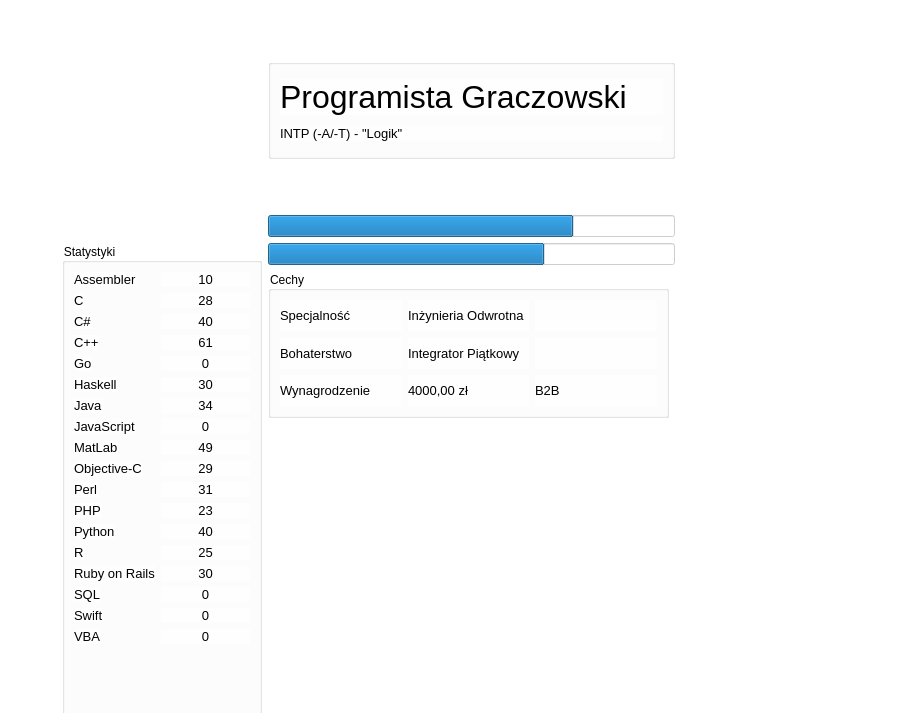
<?xml version="1.0" encoding="UTF-8"?>
<ui version="4.0">
 <class>FormCharacter</class>
 <widget class="QWidget" name="FormCharacter">
  <property name="geometry">
   <rect>
    <x>0</x>
    <y>0</y>
    <width>900</width>
    <height>713</height>
   </rect>
  </property>
  <property name="sizePolicy">
   <sizepolicy hsizetype="Expanding" vsizetype="Expanding">
    <horstretch>0</horstretch>
    <verstretch>0</verstretch>
   </sizepolicy>
  </property>
  <property name="windowTitle">
   <string>Form</string>
  </property>
  <property name="styleSheet">
   <string notr="true">background-color: rgba(255, 255, 255, 170);</string>
  </property>
  <widget class="QWidget" name="gridLayoutWidget">
   <property name="geometry">
    <rect>
     <x>62</x>
     <y>9</y>
     <width>613</width>
     <height>716</height>
    </rect>
   </property>
   <layout class="QGridLayout" name="gridLayout_3">
    <item row="0" column="1" colspan="4">
     <widget class="QGroupBox" name="groupBox">
      <property name="maximumSize">
       <size>
        <width>16777215</width>
        <height>100</height>
       </size>
      </property>
      <property name="title">
       <string/>
      </property>
      <layout class="QVBoxLayout" name="verticalLayout">
       <item>
        <widget class="QLabel" name="name">
         <property name="sizePolicy">
          <sizepolicy hsizetype="Preferred" vsizetype="Fixed">
           <horstretch>0</horstretch>
           <verstretch>0</verstretch>
          </sizepolicy>
         </property>
         <property name="font">
          <font>
           <pointsize>24</pointsize>
          </font>
         </property>
         <property name="text">
          <string>Programista Graczowski</string>
         </property>
        </widget>
       </item>
       <item>
        <widget class="QLabel" name="character">
         <property name="sizePolicy">
          <sizepolicy hsizetype="Preferred" vsizetype="Fixed">
           <horstretch>0</horstretch>
           <verstretch>0</verstretch>
          </sizepolicy>
         </property>
         <property name="font">
          <font>
           <pointsize>10</pointsize>
          </font>
         </property>
         <property name="text">
          <string>INTP (-A/-T) - &quot;Logik&quot;</string>
         </property>
        </widget>
       </item>
      </layout>
     </widget>
    </item>
    <item row="0" column="0">
     <widget class="QLabel" name="avatar">
      <property name="minimumSize">
       <size>
        <width>200</width>
        <height>200</height>
       </size>
      </property>
      <property name="maximumSize">
       <size>
        <width>200</width>
        <height>200</height>
       </size>
      </property>
      <property name="text">
       <string/>
      </property>
      <property name="pixmap">
       <pixmap resource="resources.qrc">:/images/646.jpg</pixmap>
      </property>
     </widget>
    </item>
    <item row="5" column="1" colspan="3">
     <widget class="QGroupBox" name="groupBox_3">
      <property name="title">
       <string>Cechy</string>
      </property>
      <layout class="QGridLayout" name="gridLayout">
       <item row="0" column="2">
        <widget class="QLabel" name="label_40">
         <property name="font">
          <font>
           <pointsize>10</pointsize>
          </font>
         </property>
         <property name="text">
          <string>Inżynieria Odwrotna</string>
         </property>
        </widget>
       </item>
       <item row="3" column="1">
        <widget class="QLabel" name="label_45">
         <property name="font">
          <font>
           <pointsize>10</pointsize>
          </font>
         </property>
         <property name="text">
          <string>Wynagrodzenie</string>
         </property>
        </widget>
       </item>
       <item row="3" column="2">
        <widget class="QLabel" name="label_46">
         <property name="font">
          <font>
           <pointsize>10</pointsize>
           <weight>50</weight>
           <bold>false</bold>
          </font>
         </property>
         <property name="text">
          <string>4000,00 zł</string>
         </property>
        </widget>
       </item>
       <item row="3" column="3">
        <widget class="QLabel" name="label_47">
         <property name="maximumSize">
          <size>
           <width>164</width>
           <height>32</height>
          </size>
         </property>
         <property name="font">
          <font>
           <pointsize>10</pointsize>
          </font>
         </property>
         <property name="text">
          <string>B2B</string>
         </property>
        </widget>
       </item>
       <item row="2" column="2">
        <widget class="QLabel" name="label_43">
         <property name="font">
          <font>
           <pointsize>10</pointsize>
          </font>
         </property>
         <property name="text">
          <string>Integrator Piątkowy</string>
         </property>
        </widget>
       </item>
       <item row="2" column="1">
        <widget class="QLabel" name="label_42">
         <property name="font">
          <font>
           <pointsize>10</pointsize>
          </font>
         </property>
         <property name="text">
          <string>Bohaterstwo</string>
         </property>
        </widget>
       </item>
       <item row="2" column="3">
        <widget class="QLabel" name="label_44">
         <property name="maximumSize">
          <size>
           <width>164</width>
           <height>32</height>
          </size>
         </property>
         <property name="text">
          <string/>
         </property>
         <property name="pixmap">
          <pixmap resource="resources.qrc">:/images/images/stars5.png</pixmap>
         </property>
         <property name="scaledContents">
          <bool>true</bool>
         </property>
        </widget>
       </item>
       <item row="0" column="3">
        <widget class="QLabel" name="label_41">
         <property name="maximumSize">
          <size>
           <width>164</width>
           <height>32</height>
          </size>
         </property>
         <property name="text">
          <string/>
         </property>
         <property name="pixmap">
          <pixmap resource="resources.qrc">:/images/images/stars3.png</pixmap>
         </property>
         <property name="scaledContents">
          <bool>true</bool>
         </property>
        </widget>
       </item>
       <item row="0" column="1">
        <widget class="QLabel" name="label_39">
         <property name="font">
          <font>
           <pointsize>10</pointsize>
          </font>
         </property>
         <property name="text">
          <string>Specjalność</string>
         </property>
        </widget>
       </item>
      </layout>
     </widget>
    </item>
    <item row="3" column="0">
     <spacer name="horizontalSpacer_2">
      <property name="orientation">
       <enum>Qt::Horizontal</enum>
      </property>
      <property name="sizeHint" stdset="0">
       <size>
        <width>40</width>
        <height>20</height>
       </size>
      </property>
     </spacer>
    </item>
    <item row="4" column="0" rowspan="4">
     <widget class="QGroupBox" name="groupBox_2">
      <property name="title">
       <string>Statystyki</string>
      </property>
      <layout class="QFormLayout" name="formLayout">
       <item row="0" column="0">
        <widget class="QLabel" name="label">
         <property name="font">
          <font>
           <pointsize>10</pointsize>
          </font>
         </property>
         <property name="text">
          <string>Assembler</string>
         </property>
        </widget>
       </item>
       <item row="0" column="1">
        <widget class="QLabel" name="label_20">
         <property name="font">
          <font>
           <pointsize>10</pointsize>
          </font>
         </property>
         <property name="text">
          <string>10</string>
         </property>
         <property name="alignment">
          <set>Qt::AlignCenter</set>
         </property>
        </widget>
       </item>
       <item row="1" column="0">
        <widget class="QLabel" name="label_3">
         <property name="font">
          <font>
           <pointsize>10</pointsize>
          </font>
         </property>
         <property name="text">
          <string>C</string>
         </property>
        </widget>
       </item>
       <item row="1" column="1">
        <widget class="QLabel" name="label_21">
         <property name="font">
          <font>
           <pointsize>10</pointsize>
          </font>
         </property>
         <property name="text">
          <string>28</string>
         </property>
         <property name="alignment">
          <set>Qt::AlignCenter</set>
         </property>
        </widget>
       </item>
       <item row="2" column="0">
        <widget class="QLabel" name="label_4">
         <property name="font">
          <font>
           <pointsize>10</pointsize>
          </font>
         </property>
         <property name="text">
          <string>C#</string>
         </property>
        </widget>
       </item>
       <item row="2" column="1">
        <widget class="QLabel" name="label_22">
         <property name="font">
          <font>
           <pointsize>10</pointsize>
          </font>
         </property>
         <property name="text">
          <string>40</string>
         </property>
         <property name="alignment">
          <set>Qt::AlignCenter</set>
         </property>
        </widget>
       </item>
       <item row="3" column="0">
        <widget class="QLabel" name="label_5">
         <property name="font">
          <font>
           <pointsize>10</pointsize>
          </font>
         </property>
         <property name="text">
          <string>C++</string>
         </property>
        </widget>
       </item>
       <item row="3" column="1">
        <widget class="QLabel" name="label_23">
         <property name="font">
          <font>
           <pointsize>10</pointsize>
          </font>
         </property>
         <property name="text">
          <string>61</string>
         </property>
         <property name="alignment">
          <set>Qt::AlignCenter</set>
         </property>
        </widget>
       </item>
       <item row="4" column="0">
        <widget class="QLabel" name="label_6">
         <property name="font">
          <font>
           <pointsize>10</pointsize>
          </font>
         </property>
         <property name="text">
          <string>Go</string>
         </property>
        </widget>
       </item>
       <item row="4" column="1">
        <widget class="QLabel" name="label_24">
         <property name="font">
          <font>
           <pointsize>10</pointsize>
          </font>
         </property>
         <property name="text">
          <string>0</string>
         </property>
         <property name="alignment">
          <set>Qt::AlignCenter</set>
         </property>
        </widget>
       </item>
       <item row="5" column="0">
        <widget class="QLabel" name="label_2">
         <property name="font">
          <font>
           <pointsize>10</pointsize>
          </font>
         </property>
         <property name="text">
          <string>Haskell</string>
         </property>
        </widget>
       </item>
       <item row="5" column="1">
        <widget class="QLabel" name="label_25">
         <property name="font">
          <font>
           <pointsize>10</pointsize>
          </font>
         </property>
         <property name="text">
          <string>30</string>
         </property>
         <property name="alignment">
          <set>Qt::AlignCenter</set>
         </property>
        </widget>
       </item>
       <item row="7" column="0">
        <widget class="QLabel" name="label_7">
         <property name="font">
          <font>
           <pointsize>10</pointsize>
          </font>
         </property>
         <property name="text">
          <string>Java</string>
         </property>
        </widget>
       </item>
       <item row="7" column="1">
        <widget class="QLabel" name="label_26">
         <property name="font">
          <font>
           <pointsize>10</pointsize>
          </font>
         </property>
         <property name="text">
          <string>34</string>
         </property>
         <property name="alignment">
          <set>Qt::AlignCenter</set>
         </property>
        </widget>
       </item>
       <item row="8" column="0">
        <widget class="QLabel" name="label_8">
         <property name="font">
          <font>
           <pointsize>10</pointsize>
          </font>
         </property>
         <property name="text">
          <string>JavaScript</string>
         </property>
        </widget>
       </item>
       <item row="8" column="1">
        <widget class="QLabel" name="label_27">
         <property name="font">
          <font>
           <pointsize>10</pointsize>
          </font>
         </property>
         <property name="text">
          <string>0</string>
         </property>
         <property name="alignment">
          <set>Qt::AlignCenter</set>
         </property>
        </widget>
       </item>
       <item row="9" column="0">
        <widget class="QLabel" name="label_9">
         <property name="font">
          <font>
           <pointsize>10</pointsize>
          </font>
         </property>
         <property name="text">
          <string>MatLab</string>
         </property>
        </widget>
       </item>
       <item row="9" column="1">
        <widget class="QLabel" name="label_28">
         <property name="font">
          <font>
           <pointsize>10</pointsize>
          </font>
         </property>
         <property name="text">
          <string>49</string>
         </property>
         <property name="alignment">
          <set>Qt::AlignCenter</set>
         </property>
        </widget>
       </item>
       <item row="10" column="0">
        <widget class="QLabel" name="label_10">
         <property name="font">
          <font>
           <pointsize>10</pointsize>
          </font>
         </property>
         <property name="text">
          <string>Objective-C</string>
         </property>
        </widget>
       </item>
       <item row="10" column="1">
        <widget class="QLabel" name="label_29">
         <property name="font">
          <font>
           <pointsize>10</pointsize>
          </font>
         </property>
         <property name="text">
          <string>29</string>
         </property>
         <property name="alignment">
          <set>Qt::AlignCenter</set>
         </property>
        </widget>
       </item>
       <item row="11" column="0">
        <widget class="QLabel" name="label_11">
         <property name="font">
          <font>
           <pointsize>10</pointsize>
          </font>
         </property>
         <property name="text">
          <string>Perl</string>
         </property>
        </widget>
       </item>
       <item row="11" column="1">
        <widget class="QLabel" name="label_30">
         <property name="font">
          <font>
           <pointsize>10</pointsize>
          </font>
         </property>
         <property name="text">
          <string>31</string>
         </property>
         <property name="alignment">
          <set>Qt::AlignCenter</set>
         </property>
        </widget>
       </item>
       <item row="12" column="0">
        <widget class="QLabel" name="label_12">
         <property name="font">
          <font>
           <pointsize>10</pointsize>
          </font>
         </property>
         <property name="text">
          <string>PHP</string>
         </property>
        </widget>
       </item>
       <item row="12" column="1">
        <widget class="QLabel" name="label_31">
         <property name="font">
          <font>
           <pointsize>10</pointsize>
          </font>
         </property>
         <property name="text">
          <string>23</string>
         </property>
         <property name="alignment">
          <set>Qt::AlignCenter</set>
         </property>
        </widget>
       </item>
       <item row="13" column="0">
        <widget class="QLabel" name="label_13">
         <property name="font">
          <font>
           <pointsize>10</pointsize>
          </font>
         </property>
         <property name="text">
          <string>Python</string>
         </property>
        </widget>
       </item>
       <item row="13" column="1">
        <widget class="QLabel" name="label_32">
         <property name="font">
          <font>
           <pointsize>10</pointsize>
          </font>
         </property>
         <property name="text">
          <string>40</string>
         </property>
         <property name="alignment">
          <set>Qt::AlignCenter</set>
         </property>
        </widget>
       </item>
       <item row="14" column="0">
        <widget class="QLabel" name="label_14">
         <property name="font">
          <font>
           <pointsize>10</pointsize>
          </font>
         </property>
         <property name="text">
          <string>R</string>
         </property>
        </widget>
       </item>
       <item row="14" column="1">
        <widget class="QLabel" name="label_33">
         <property name="font">
          <font>
           <pointsize>10</pointsize>
          </font>
         </property>
         <property name="text">
          <string>25</string>
         </property>
         <property name="alignment">
          <set>Qt::AlignCenter</set>
         </property>
        </widget>
       </item>
       <item row="15" column="0">
        <widget class="QLabel" name="label_15">
         <property name="font">
          <font>
           <pointsize>10</pointsize>
          </font>
         </property>
         <property name="text">
          <string>Ruby on Rails</string>
         </property>
        </widget>
       </item>
       <item row="15" column="1">
        <widget class="QLabel" name="label_34">
         <property name="font">
          <font>
           <pointsize>10</pointsize>
          </font>
         </property>
         <property name="text">
          <string>30</string>
         </property>
         <property name="alignment">
          <set>Qt::AlignCenter</set>
         </property>
        </widget>
       </item>
       <item row="16" column="0">
        <widget class="QLabel" name="label_19">
         <property name="font">
          <font>
           <pointsize>10</pointsize>
          </font>
         </property>
         <property name="text">
          <string>SQL</string>
         </property>
        </widget>
       </item>
       <item row="16" column="1">
        <widget class="QLabel" name="label_36">
         <property name="font">
          <font>
           <pointsize>10</pointsize>
          </font>
         </property>
         <property name="text">
          <string>0</string>
         </property>
         <property name="alignment">
          <set>Qt::AlignCenter</set>
         </property>
        </widget>
       </item>
       <item row="17" column="0">
        <widget class="QLabel" name="label_17">
         <property name="font">
          <font>
           <pointsize>10</pointsize>
          </font>
         </property>
         <property name="text">
          <string>Swift</string>
         </property>
        </widget>
       </item>
       <item row="17" column="1">
        <widget class="QLabel" name="label_37">
         <property name="font">
          <font>
           <pointsize>10</pointsize>
          </font>
         </property>
         <property name="text">
          <string>0</string>
         </property>
         <property name="alignment">
          <set>Qt::AlignCenter</set>
         </property>
        </widget>
       </item>
       <item row="19" column="0">
        <widget class="QLabel" name="label_18">
         <property name="font">
          <font>
           <pointsize>10</pointsize>
          </font>
         </property>
         <property name="text">
          <string>VBA</string>
         </property>
        </widget>
       </item>
       <item row="19" column="1">
        <widget class="QLabel" name="label_38">
         <property name="font">
          <font>
           <pointsize>10</pointsize>
          </font>
         </property>
         <property name="text">
          <string>0</string>
         </property>
         <property name="alignment">
          <set>Qt::AlignCenter</set>
         </property>
        </widget>
       </item>
      </layout>
     </widget>
    </item>
    <item row="3" column="1" colspan="4">
     <widget class="QProgressBar" name="condition">
      <property name="value">
       <number>75</number>
      </property>
      <property name="alignment">
       <set>Qt::AlignJustify|Qt::AlignVCenter</set>
      </property>
      <property name="format">
       <string/>
      </property>
     </widget>
    </item>
    <item row="13" column="1">
     <layout class="QVBoxLayout" name="verticalLayout_2"/>
    </item>
    <item row="4" column="1" colspan="4">
     <widget class="QProgressBar" name="moral">
      <property name="styleSheet">
       <string notr="true">QProgressBar::chunk {
qradialgradient(spread:pad, cx:0.5, cy:0.5, radius:0.5, fx:0.5, fy:0.5, stop:0 rgba(0, 0, 0, 0), stop:0.52 rgba(0, 0, 0, 0), stop:0.565 rgba(82, 121, 76, 33), stop:0.65 rgba(159, 235, 148, 64), stop:0.721925 rgba(255, 238, 150, 129), stop:0.77 rgba(255, 128, 128, 204), stop:0.89 rgba(191, 128, 255, 64), stop:1 rgba(0, 0, 0, 0))
}</string>
      </property>
      <property name="value">
       <number>68</number>
      </property>
      <property name="alignment">
       <set>Qt::AlignCenter</set>
      </property>
      <property name="format">
       <string/>
      </property>
     </widget>
    </item>
    <item row="7" column="3">
     <spacer name="horizontalSpacer_3">
      <property name="orientation">
       <enum>Qt::Horizontal</enum>
      </property>
      <property name="sizeHint" stdset="0">
       <size>
        <width>40</width>
        <height>20</height>
       </size>
      </property>
     </spacer>
    </item>
    <item row="7" column="1">
     <layout class="QFormLayout" name="formLayout_2"/>
    </item>
    <item row="7" column="2">
     <spacer name="horizontalSpacer">
      <property name="orientation">
       <enum>Qt::Horizontal</enum>
      </property>
      <property name="sizeHint" stdset="0">
       <size>
        <width>40</width>
        <height>20</height>
       </size>
      </property>
     </spacer>
    </item>
   </layout>
  </widget>
  <widget class="QLabel" name="label_48">
   <property name="geometry">
    <rect>
     <x>0</x>
     <y>0</y>
     <width>891</width>
     <height>711</height>
    </rect>
   </property>
   <property name="text">
    <string/>
   </property>
  </widget>
  <zorder>label_48</zorder>
  <zorder>gridLayoutWidget</zorder>
 </widget>
 <resources>
  <include location="resources.qrc"/>
 </resources>
 <connections/>
</ui>
